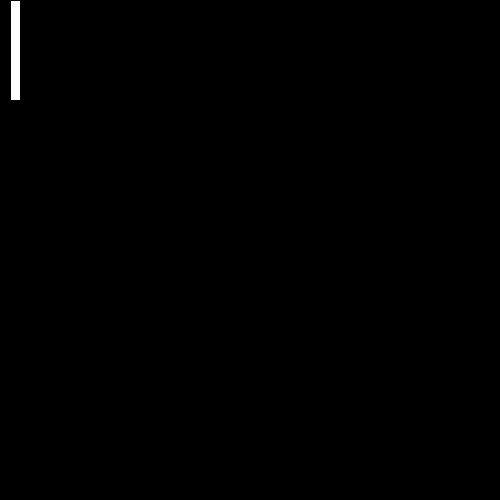
Frame 1 (no input)
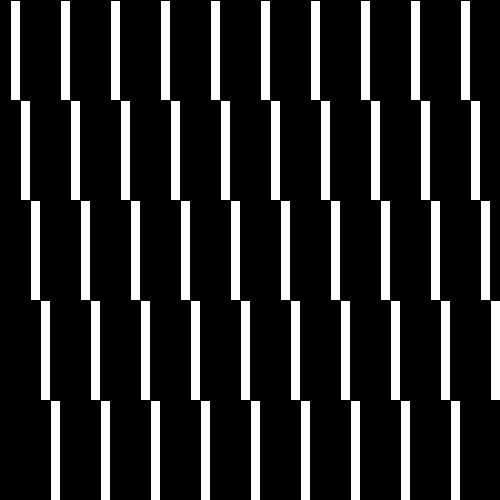
Frame 60 (the mouse pressed at the canvas centre just before this capture)
Frame 120 (the mouse held since frame 60 and released just before this capture): identical to frame 60, image omitted

The Processing sketch that drew these frames (run headless with seeded random() and noise(); from frame 60 on, the mouse is pressed at the canvas centre):

// Processing sketch: processing_35456
// ── processing_35456.pde

//contador aumenta en 2 cada loop
int counter = 0;
//determina cuatos niveles mas abajo deberan contarse antes de dibujar el otro rect 
int repeat = 5;
//posicion x de rect
int x = 0;
//posicion y de rect
int y = 0;
//ancho de rect
int rectWidth = 10;
//alto de rect
int rectHeight = 100;


void setup(){
 size(500, 500);
background(0); 
frameRate(07);
}

void draw(){
  //usa modulo para crear un loop repetitivo de numeros 
  //cambia repetir para hacer mas filas de rects
  int multNumber = modulo(counter, repeat);
  moveRect(multNumber);
  //dibuja rect
  rect(x, y, rectWidth, rectHeight);
  //resetea si la linea se queda en el ancho de la pantalla 
    if (x > width){
  }
  increaseCounter();
}

//funcion que devuelve el modulo de dos numeros 
int modulo(int ctr, int _repeat){
 int m = ctr % _repeat;
 return m; 
}

//mueve el rect a la prox posicion 
void moveRect(int multNumber){
   //coloca el siguiente rect justo abajo del ultimo
  y = rectHeight * multNumber;
    //mueve el siguiente rect a la derecha del ultimo rect 
  x += rectWidth; 
}

void increaseCounter(){
   //aumenta contador. Este puede aumentar lo que quiera, y
  //modulo siempre sera un ciclo arriba para repetir el valor 
  counter ++; 
}
